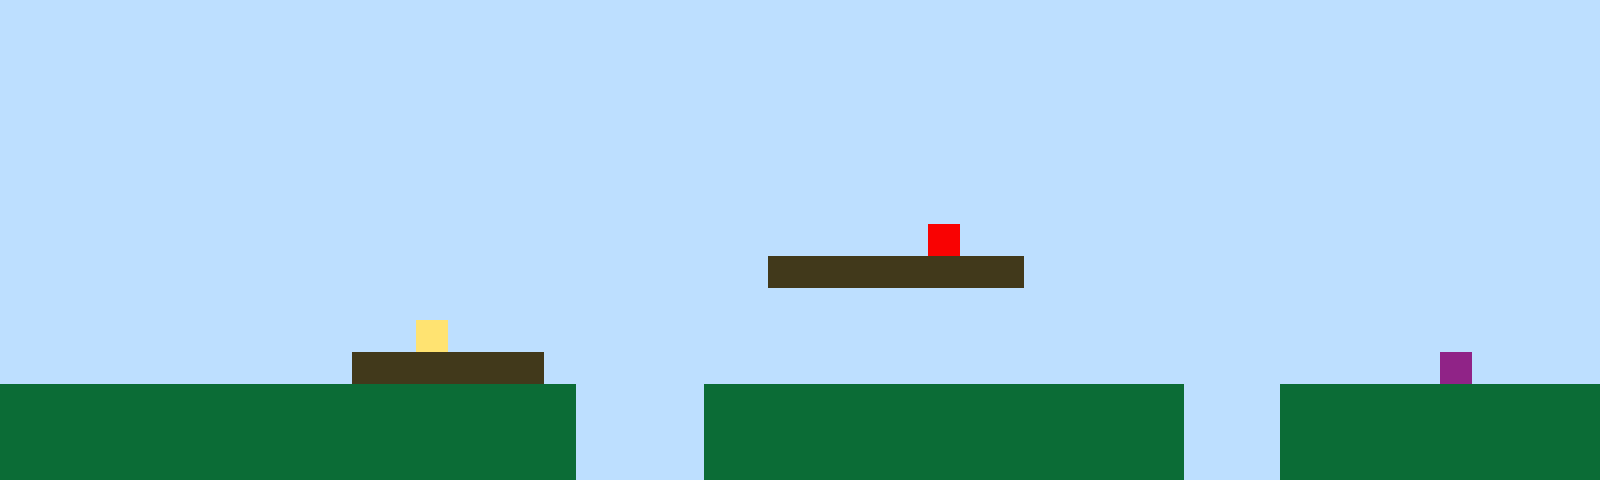

A level layout from a 2D game, rendered from its tile map. Below: a short description, then the map file with its tile-grid data intact:
An orthogonal 50x15 tile map with 32x32 px tiles, 1 tile layer (Tile Layer 1).

<map version="1.10" tiledversion="1.11.2" orientation="orthogonal" renderorder="right-up" width="50" height="15" tilewidth="32" tileheight="32" infinite="0" nextlayerid="2" nextobjectid="1"><editorsettings><export target="map1.csv" format="csv" /></editorsettings><tileset firstgid="1" name="sprites" tilewidth="32" tileheight="32" tilecount="6" columns="3"><image source="sprites.png" width="96" height="64" /></tileset><layer id="1" name="Tile Layer 1" width="50" height="15"><data encoding="csv">1,1,1,1,1,1,1,1,1,1,1,1,1,1,1,1,1,1,1,1,1,1,1,1,1,1,1,1,1,1,1,1,1,1,1,1,1,1,1,1,1,1,1,1,1,1,1,1,1,1,1,1,1,1,1,1,1,1,1,1,1,1,1,1,1,1,1,1,1,1,1,1,1,1,1,1,1,1,1,1,1,1,1,1,1,1,1,1,1,1,1,1,1,1,1,1,1,1,1,1,1,1,1,1,1,1,1,1,1,1,1,1,1,1,1,1,1,1,1,1,1,1,1,1,1,1,1,1,1,1,1,1,1,1,1,1,1,1,1,1,1,1,1,1,1,1,1,1,1,1,1,1,1,1,1,1,1,1,1,1,1,1,1,1,1,1,1,1,1,1,1,1,1,1,1,1,1,1,1,1,1,1,1,1,1,1,1,1,1,1,1,1,1,1,1,1,1,1,1,1,1,1,1,1,1,1,1,1,1,1,1,1,1,1,1,1,1,1,1,1,1,1,1,1,1,1,1,1,1,1,1,1,1,1,1,1,1,1,1,1,1,1,1,1,1,1,1,1,1,1,1,1,1,1,1,1,1,1,1,1,1,1,1,1,1,1,1,1,1,1,1,1,1,1,1,1,1,1,1,1,1,1,1,1,1,1,1,1,1,1,1,1,1,1,1,1,1,1,1,1,1,1,1,1,1,1,1,1,1,1,1,1,1,1,1,1,1,1,1,1,1,1,1,1,1,1,1,1,1,1,1,1,1,1,1,1,1,1,1,1,1,1,1,1,1,1,1,1,1,1,1,1,1,1,1,1,1,1,1,1,1,1,1,1,1,1,1,1,1,1,1,1,1,1,1,1,1,1,1,5,1,1,1,1,1,1,1,1,1,1,1,1,1,1,1,1,1,1,1,1,1,1,1,1,1,1,1,1,1,1,1,1,1,1,1,1,1,1,1,1,1,1,1,1,3,3,3,3,3,3,3,3,1,1,1,1,1,1,1,1,1,1,1,1,1,1,1,1,1,1,1,1,1,1,1,1,1,1,1,1,1,1,1,1,1,1,1,1,1,1,1,1,1,1,1,1,1,1,1,1,1,1,1,1,1,1,1,1,1,1,1,1,1,1,1,1,1,1,1,1,1,1,1,1,1,1,1,1,1,1,1,1,1,4,1,1,1,1,1,1,1,1,1,1,1,1,1,1,1,1,1,1,1,1,1,1,1,1,1,1,1,1,1,1,1,1,1,1,1,1,1,1,1,1,1,1,1,1,1,1,1,3,3,3,3,3,3,1,1,1,1,1,1,1,1,1,1,1,1,1,1,1,1,1,1,1,1,1,1,1,1,1,1,1,1,6,1,1,1,1,2,2,2,2,2,2,2,2,2,2,2,2,2,2,2,2,2,2,1,1,1,1,2,2,2,2,2,2,2,2,2,2,2,2,2,2,2,1,1,1,2,2,2,2,2,2,2,2,2,2,2,2,2,2,2,2,2,2,2,2,2,2,2,2,2,2,2,2,1,1,1,1,2,2,2,2,2,2,2,2,2,2,2,2,2,2,2,1,1,1,2,2,2,2,2,2,2,2,2,2,2,2,2,2,2,2,2,2,2,2,2,2,2,2,2,2,2,2,1,1,1,1,2,2,2,2,2,2,2,2,2,2,2,2,2,2,2,1,1,1,2,2,2,2,2,2,2,2,2,2</data></layer></map>
